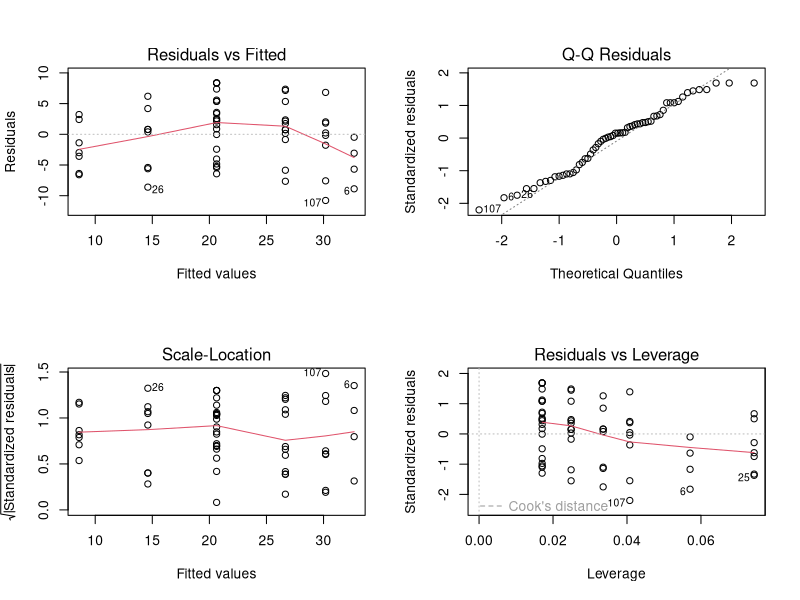
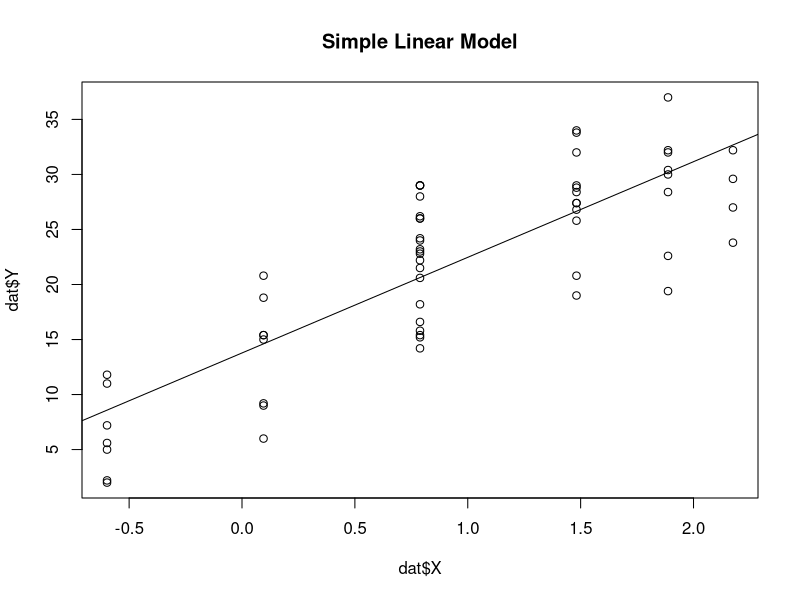
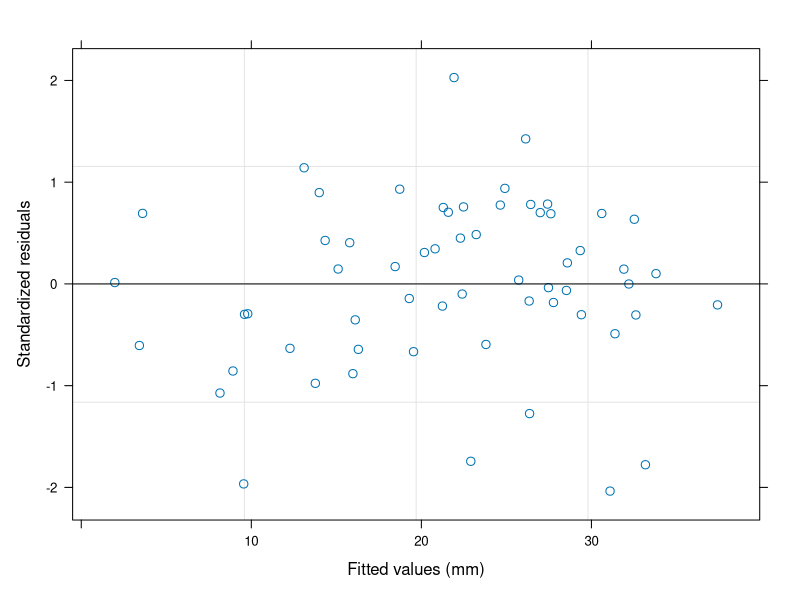
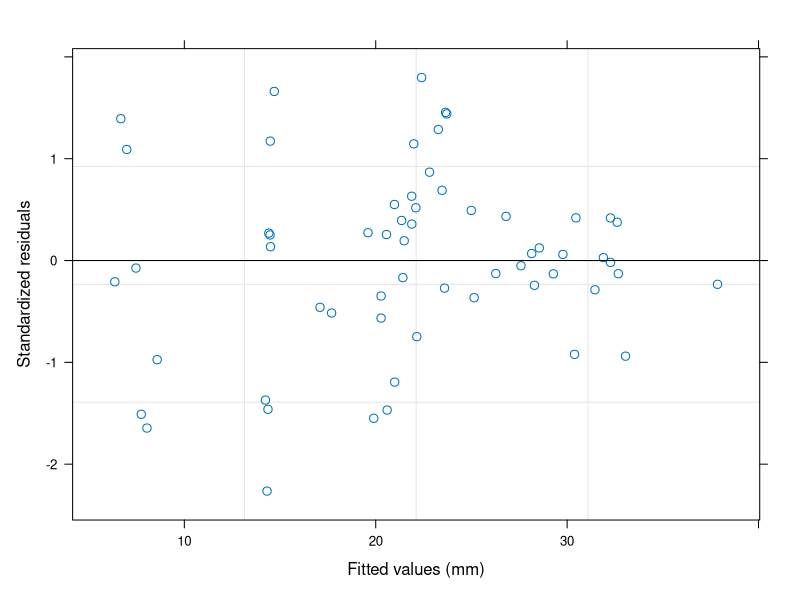
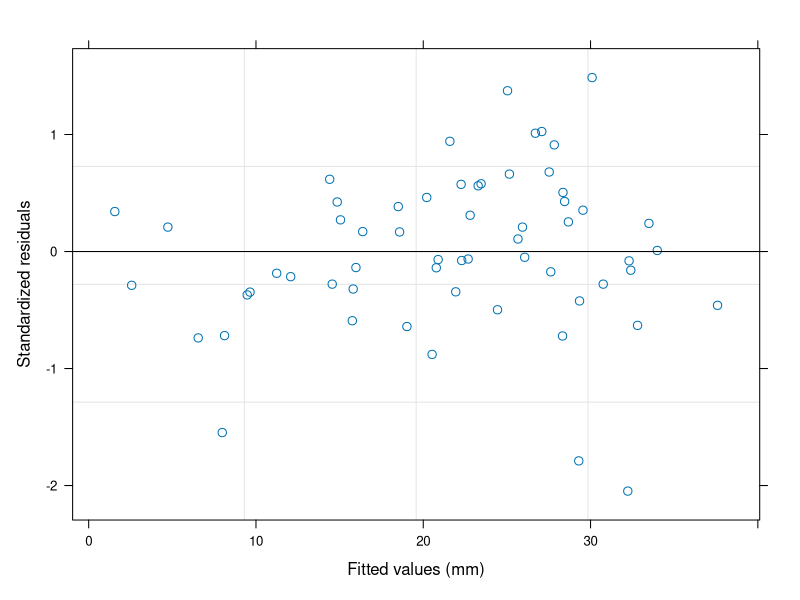
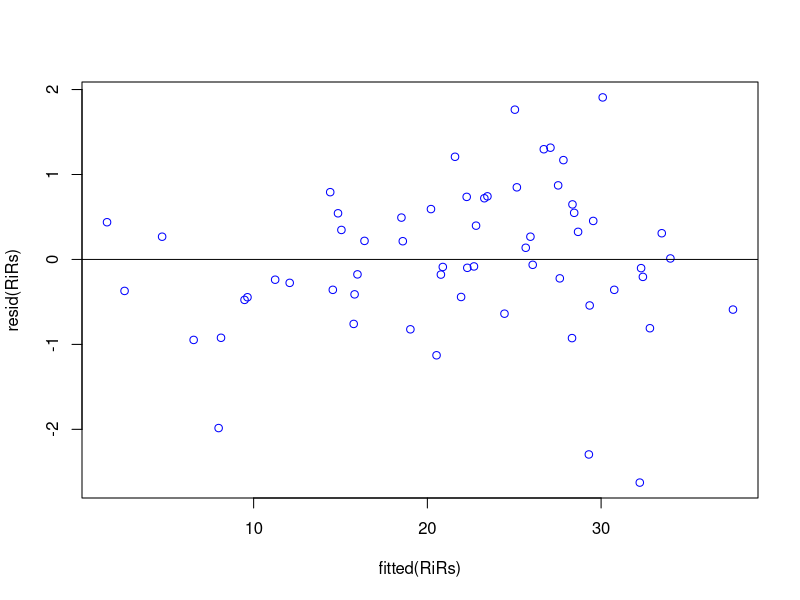
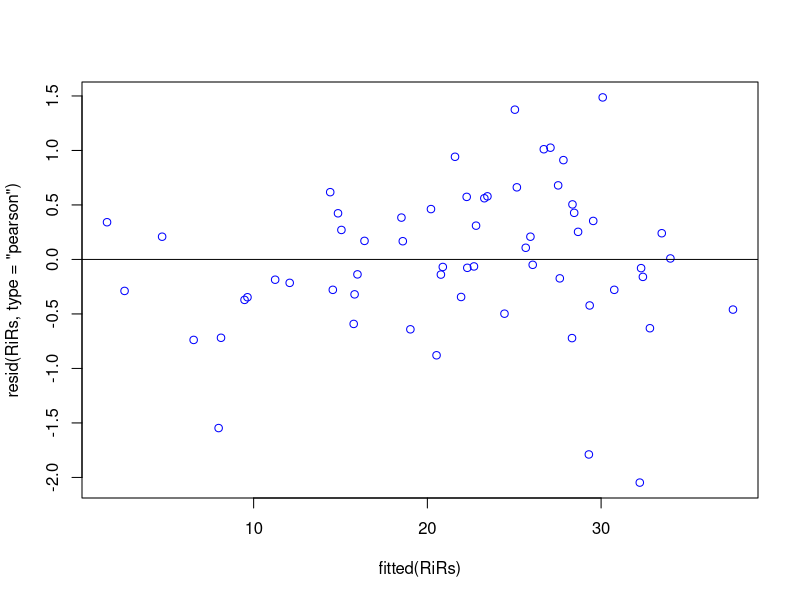
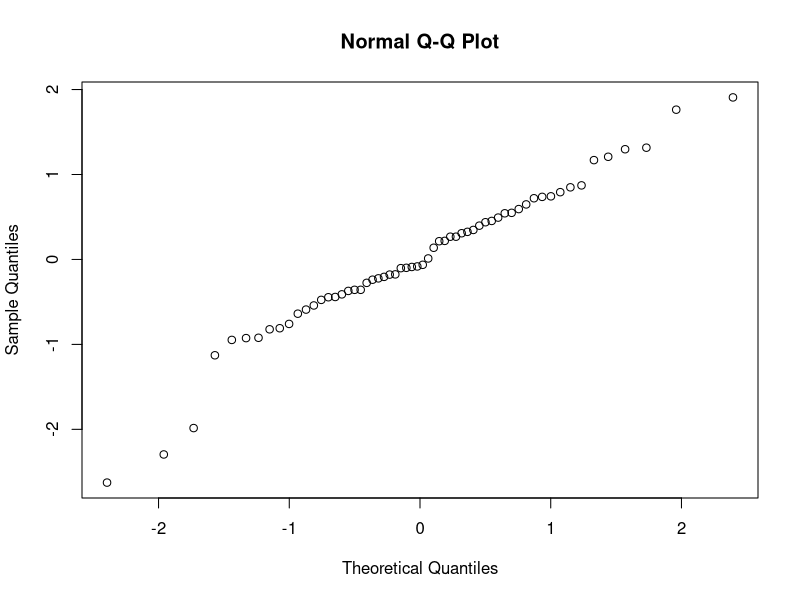

Recreate these plots in R, in order.
##################################################
### Syntax examples of GLMMs in R (package nlme)
### GLMM (regression)
### Jonathan Whiteley     R v2.12     2011-10-14
##################################################
## Based mostly by studying R code for Chapter 8 of "Analyzing Ecological Data"
## by Alain F. Zuur et al. (2007)
## <http://www.highstat.com/book1.htm>

library(nlme)
library(car)                           # Companion to Applied Regression

data(Muscle)                           # load some data to play with
dat <- Muscle
dat <- within(dat, {
              X    <- log(conc)
              Y    <- length
              rfac <- Strip
})

## Simple Model
m1 <- lm(Y ~ X, data = dat)
opar <- par(mfrow=c(2,2))
plot(m1)                               # check residuals
par(opar)
plot(dat$X, dat$Y, main = "Simple Linear Model")
abline(m1)
summary(m1)
anova(m1)

## should use models fit with method="ML" when comparing models 
##  with same Random structure, but different Fixed structures
## should use method="REML" to compare models 
##  with same Fixed structure, but different Random structures

## Model with Random intercept, Fixed slope (similar to ANCOVA)
RiFs <- lme(Y ~ X, data = dat, random = ~ 1 | rfac) # "1" refers to the intercept
plot(RiFs)                             # check residuals
summary(RiFs)
anova(RiFs)

## Model with Fixed  intercept, Random slope (not sure why one would do this...)
FiRs <- lme(Y ~ X, data = dat, random = ~ -1 + X | rfac) # "-1" means "drop intercept"
plot(FiRs)                             # check residuals
summary(FiRs)
anova(FiRs)
anova(RiFs, FiRs)

## Model with Random intercept & slope
RiRs <- lme(Y ~ X, data = dat, random = ~ 1 + X | rfac)  # The "1 +" in the random term is optional
summary(RiRs)
anova(RiRs)

plot(RiRs)                             # check residuals
## ordinary residuals: apparent heterogeneity
plot(fitted(RiRs), resid(RiRs), col="blue1")
abline(h=0)
## standardised (normalized) residuals: heterogeneity still apparent (not corrected in this model)
plot(fitted(RiRs), resid(RiRs, type="pearson"), col="blue1")
abline(h=0)

## Normality (different residual types)
qqnorm(resid(RiRs))                    # 'ordinary residuals'
qqnorm(resid(RiRs, type="p"))          # 'standardised residuals' = resid / sd
qqnorm(resid(RiRs, type="normalized")) # same as type="p" in this case ?residuals.lme
## qqnorm(rstandard(RiRs))                # no method for "lme"
## qqnorm(rstudent(RiRs))                 # no method for "lme"



RiRs2 <- lme(Y ~ X, data = dat, random = ~ X | rfac)  # "1 +" in the random term is optional
summary(RiRs2)
anova(RiRs2)

anova(RiRs, RiRs2)
all.equal(RiRs, RiRs2)                 # the only differences are the formulae
anova(RiFs, RiRs)


## Model with Random intercept, slope, and error terms
lmc <- lmeControl(niterEM = 5000, msMaxIter = 1000) # takes a while to converge...
Rise <- lme(Y ~ X, data = dat, 
            random = ~ X | rfac,
            weights = varIdent(form = ~ 1|rfac),
            control = lmc
            )
## ordinary residuals: apparent heterogeneity
plot(fitted(Rise), resid(Rise), col="blue1")
abline(h=0)
## standardised (normalized) residuals: show no heterogeneity (corrected in this model)
plot(fitted(Rise), resid(Rise, type="normalized"), col="blue1")
abline(h=0)
plot(fitted(Rise), resid(Rise, type="p"), col="blue1") # "pearson" (standardised)
abline(h=0)
## studentised residuals?  Apparently not.  Error: should be one of "response", "pearson", "normalized"
## plot(fitted(Rise), studres(Rise), col="blue1") # studres() from MASS library: still no luck
## abline(h=0)
## standardised residuals: default method
plot(Rise)                             # check residuals

summary(Rise)
anova(Rise)
anova(RiRs, Rise)

## GLMM is a better fit than simple linear model (assuming no assumptions violated), 
## even though the fitted values (plot of predicted values) look similar

AIC(m1, RiFs, FiRs, RiRs, Rise)
## The Random Intercept & Slope model has a lower AIC,
## BUT the residuals show signs of heterogeneity (see above), 
##  and the residuals from the model with random error terms also show better fit to Normality.
StdRes <- resid(RiRs, type="p")
qqPlot(StdRes)                           # library(car)
## histogram with reference normal distribution <http://www.statmethods.net/stats/rdiagnostics.html>
Xnorm <- seq(min(StdRes), max(StdRes), length=40)
hist(StdRes, freq=FALSE)
lines(Xnorm, dnorm(Xnorm), col="grey70", lwd=2)

StdRes <- resid(Rise, type="p")
qqPlot(StdRes)                           # library(car)
## histogram with reference normal distribution <http://www.statmethods.net/stats/rdiagnostics.html>
Xnorm <- seq(min(StdRes), max(StdRes), length=40)
hist(StdRes, freq=FALSE)
lines(Xnorm, dnorm(Xnorm), col="grey70", lwd=2)


## plot best model
anova(Rise, m1)                        
lvls <- length(levels(dat$rfac))
Fit1 <- fitted(RiRs, level = 1)
plot(dat$X, dat$Y, col = rainbow(lvls)[dat$rfac], main = "Best GLMM Model")
if (FALSE) {                           # Cheating
  for (i in 1:lvls) abline(coef(RiRs)[i, 1], 
                         coef(RiRs)[i, 2], 
                         lty = 3, col = rainbow(lvls)[i]
                         )
} else {                               # Proper way: lines only span X values in each group
  for (i in 1:lvls) {
    x1 <- dat$X[ dat$rfac == levels(dat$rfac)[i] ]
    y1 <- Fit1[ dat$rfac == levels(dat$rfac)[i] ]
    K  <- order(x1)
    lines(sort(x1), y1[K],
          lty = 3, col = rainbow(lvls)[i]
    )
  }
}  
abline(RiRs$coefficients$fixed, lwd=3)
